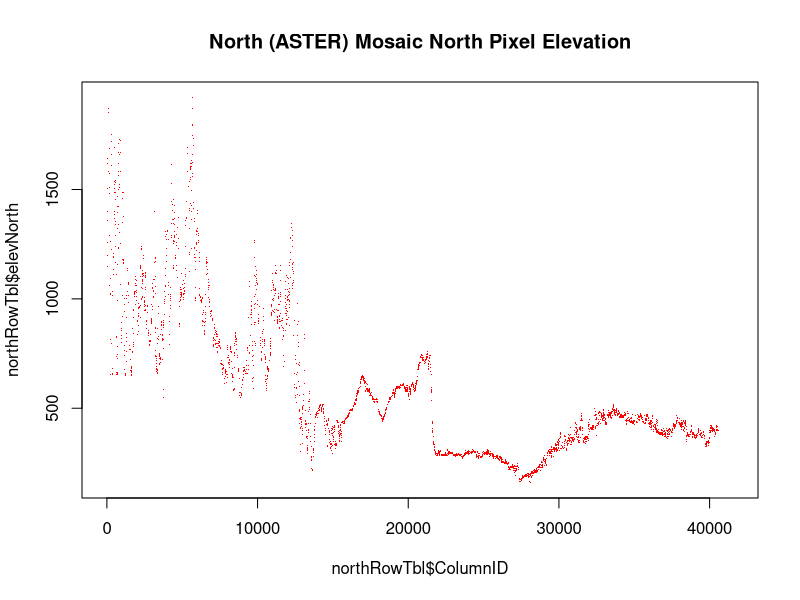
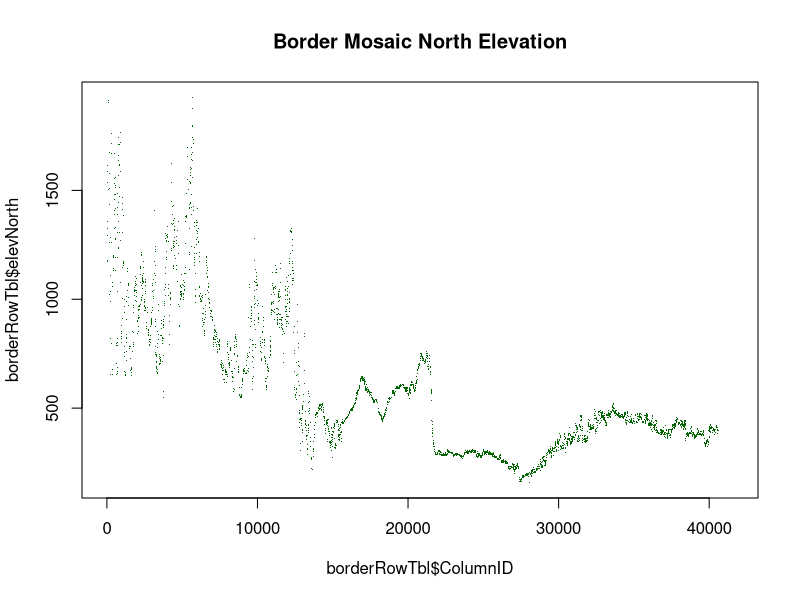
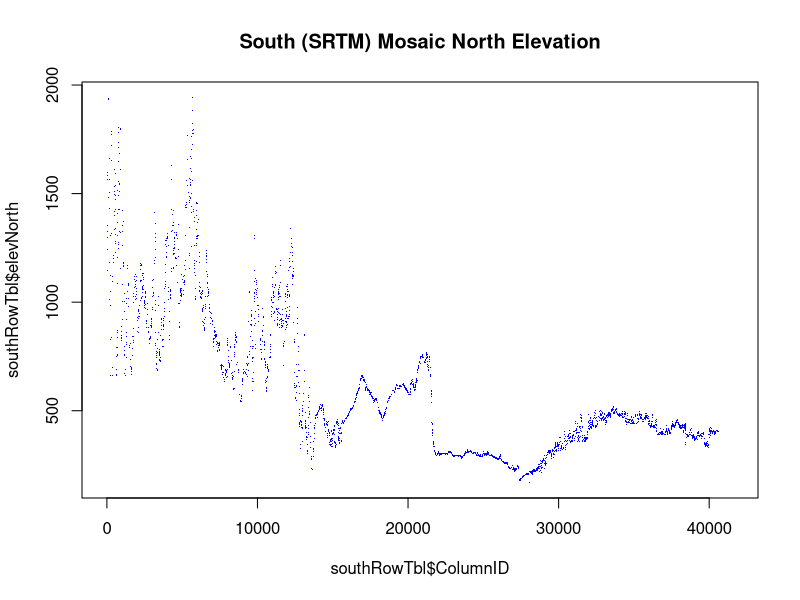
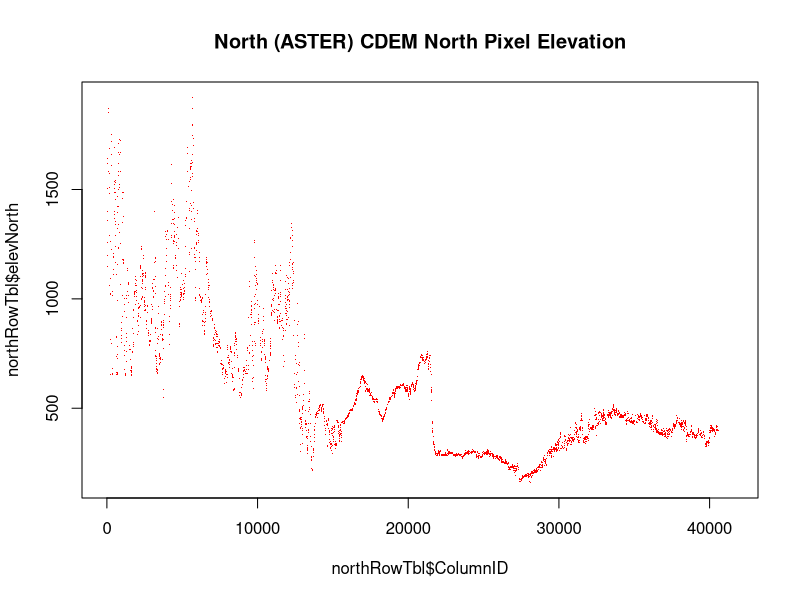
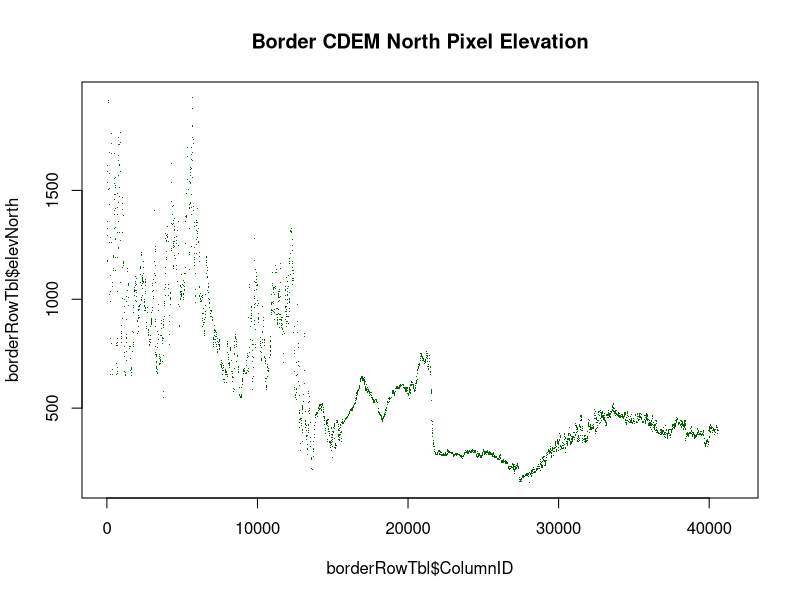
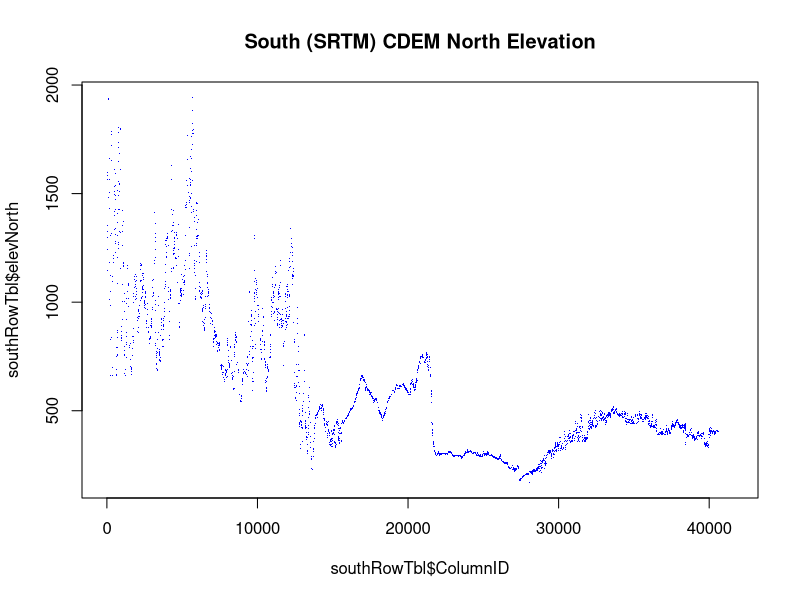
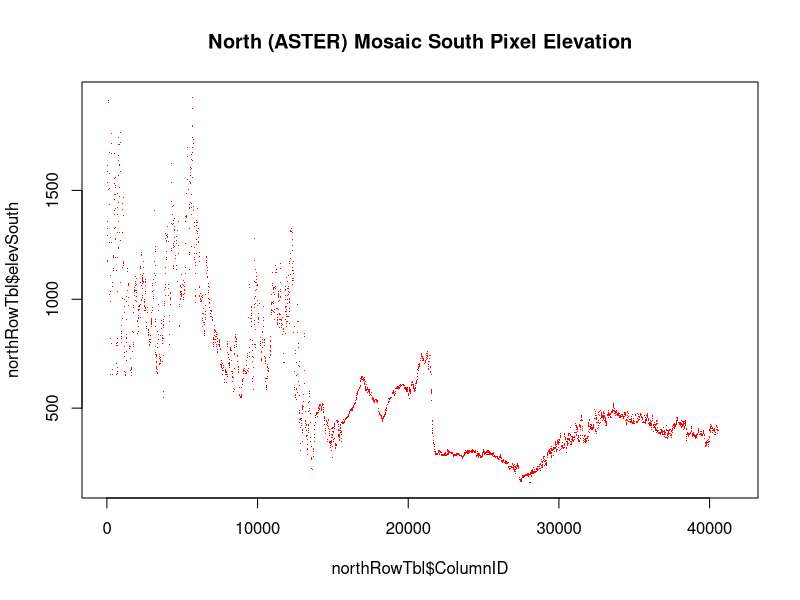
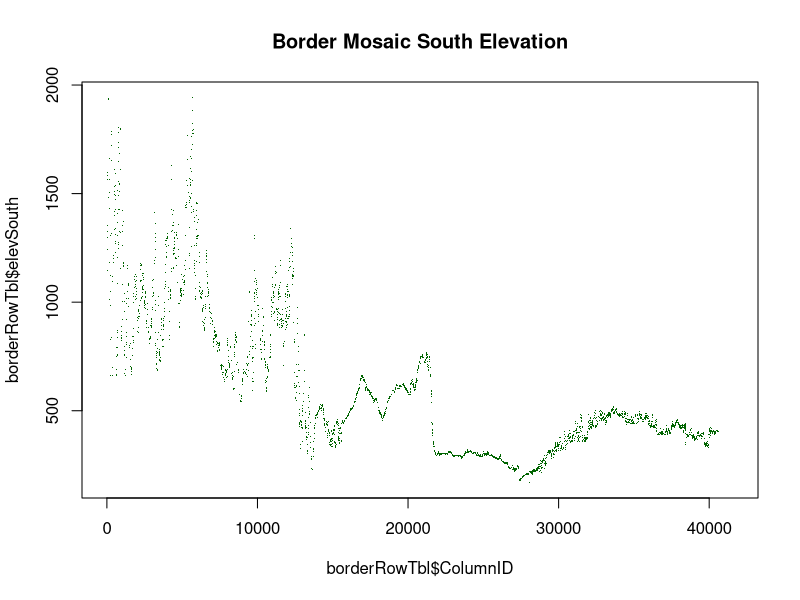

Write R code to recreate these figures, in order.
##############################################################################################
#
# CreateImageDiffPlots
# 
# R script generates collection plots that explore elevation discontinuities 
# border between ASTER and STRM data in mosaic images under development for Iplant.
# Plots overwritten to single graphics device for first version. 
# Panel Plots to be added to next version.
#
# To run:
#
#  1) place this file and the input file "tableForMark4000_5_8_SortColID.csv" in folder
#  2) start R
#  3) > source("MosaicCDEMDifferencePlots.r")
#
# Input file: Csv table containing elevations for randomly-selected point pairs from 
# ASTER/CGIAR mosaic and CDEM images. Table is generated by the script: 'makeImagePairTable.r'
# Author: Rick Reeves, NCEAS
# May 1, 2011
##############################################################################################
#CreateImageDiffPlots <- function()
#{

# Read input table that was sorted OFFLINE in Excel on the first column (ColumnID)

   pointTable <-read.csv("tableForMark4000_5_8_SortColID.csv")
#
# Table created by randomly sampling from two superimposed 
# image: 
#  1) DOM mosaic image comprised of ASTER and SRTM components.
#  2) 'Baseline' Canadian DEM (CDEM) image.
# 
# The input table contains three rows for each randomly-selected
# pixel pair from both images. Each row contains two pixel pairs,
# the first pair drawn from the image mosaic, the second pair
# drawn from the CDEM image: 
#   First pair: North pixel, South pixel (ASTER/SRTM mosaic)
#   Second pair: North pixel, South pixel (CDEM)
#
#  The first row of each 'triplet' contains pixel pairs North of border,
#  The second row contains pixel pairs spanning  border,
#  The third row contains pixel pairs South of border,
#
# This script generates a series of plots that display
# differences between:
#    1) The mosaic and CDEM images
#    2) Image pixels on and away from the ASTER / SRTM boundary.
# 
   northRowIndexes = seq(from=1, to=(nrow(pointTable) - 3),by=3)
   borderRowIndexes = seq(from=2, to=(nrow(pointTable) - 1),by=3)   
   southRowIndexes = seq(from=3, to=(nrow(pointTable)),by=3)
#
# calculate and append the difference between elevations
# and CDEM
# these lines create the inputs for differnce image plots for each of three
# pixel pair subsets: North of border (All Aster), border (combo Aster/Srtm),
#                     South of border (all Srtm)
# 
# First, add the 'difference columns' to the entire table
#
   pointTable <-cbind(pointTable,(pointTable$elevNorth - pointTable$elevSouth))
   pointTable <-cbind(pointTable,(pointTable$cdemNorth - pointTable$cdemSouth))
   pointTable <-cbind(pointTable,(pointTable$elevNorth - pointTable$cdemNorth))
   pointTable <-cbind(pointTable,(pointTable$elevSouth - pointTable$cdemSouth))
#   
   colnames(pointTable)[6] <- "diffMosaicNorthSouth"
   colnames(pointTable)[7] <- "diffCDEMNorthSouth"
   colnames(pointTable)[8] <- "diffNorthMosaicCDEM"
   colnames(pointTable)[9] <- "diffSouthMosaicCDEM"   

# Difference between Mosaic (ASTER or CGIAR or border) 
# and CDEM elevation as pertentage of the mosaic elevation

   pointTable <-cbind(pointTable,(pointTable$diffNorthMosaicCDEM/pointTable$elevNorth * 100)) 
   pointTable <-cbind(pointTable,(pointTable$diffSouthMosaicCDEM/pointTable$elevSouth * 100)) 
   
   colnames(pointTable)[10] <- "magDiffMosaicCDEMNorthPct"
   colnames(pointTable)[11] <- "magDiffMosaicCDEMSouthPct"   

# For the plots, subdivide the table into three segments: 
#     rows north of border
#     rows crossing border
#     rows south of border

   northRowTbl = pointTable[northRowIndexes,]
   borderRowTbl = pointTable[borderRowIndexes,]
   southRowTbl = pointTable[southRowIndexes,]

#
# Create plots
#
# First, plot North/South pixel elevation for North/Border/South subsets 'distance East from Western edge'.
#
   plot(northRowTbl$ColumnID,northRowTbl$elevNorth,main="North (ASTER) Mosaic North Pixel Elevation",col="red",pch=".")
message("Hit key for next plot...")
browser()   
   plot(borderRowTbl$ColumnID,borderRowTbl$elevNorth,main="Border Mosaic North Elevation",col="darkgreen",pch=".")
message("Hit key for next plot...")
browser()   
   plot(southRowTbl$ColumnID,southRowTbl$elevNorth,main="South (SRTM) Mosaic North Elevation",col="blue",pch=".")
message("Hit key for next plot...")
browser()   
   plot(northRowTbl$ColumnID,northRowTbl$elevNorth,main="North (ASTER) CDEM North Pixel Elevation",col="red",pch=".")
message("Hit key for next plot...")
browser()   
   plot(borderRowTbl$ColumnID,borderRowTbl$elevNorth,main="Border CDEM North Pixel Elevation",col="darkgreen",pch=".")
message("Hit key for next plot...")
browser()   
   plot(southRowTbl$ColumnID,southRowTbl$elevNorth,main="South (SRTM) CDEM North Elevation",col="blue",pch=".")
message("Hit key for next plot...")
browser()
   plot(northRowTbl$ColumnID,northRowTbl$elevSouth,main="North (ASTER) Mosaic South Pixel Elevation",col="red",pch=".")
message("Hit key for next plot...")
browser()   
   plot(borderRowTbl$ColumnID,borderRowTbl$elevSouth,main="Border Mosaic South Elevation",col="darkgreen",pch=".")
message("Hit key for next plot...")
browser()   
   plot(southRowTbl$ColumnID,southRowTbl$elevSouth,main="South (SRTM) Mosaic South Elevation",col="blue",pch=".")
message("Hit key for next plot...")
browser()
   plot(northRowTbl$ColumnID,northRowTbl$elevSouth,main="North (ASTER) CDEM South Pixel Elevation",col="red",pch=".")
message("Hit key for next plot...")
browser()   
   plot(borderRowTbl$ColumnID,borderRowTbl$elevSouth,main="Border CDEM South Pixel Elevation",col="darkgreen",pch=".")
message("Hit key for next plot...")
browser()   
   plot(southRowTbl$ColumnID,southRowTbl$elevSouth,main="South (SRTM) CDEM South Elevation",col="blue",pch=".")   
message("Hit key for next plot...")
browser()   
#
# Next, (for now) difference between North and South pixels in pair, for various regions
# 
   plot(northRowTbl$ColumnID,northRowTbl$diffMosaicNorthSouth,main="North (ASTER) Mosaic North/South Diff",col="red",pch=".")
message("Hit key for next plot...")
browser()   
   plot(borderRowTbl$ColumnID,borderRowTbl$diffMosaicNorthSouth,main="Border Mosaic North/South Diff",col="darkgreen",pch=".")
message("Hit key for next plot...")
browser()   
   plot(southRowTbl$ColumnID,southRowTbl$diffMosaicNorthSouth,main="South (SRTM) Mosaic North/South Diff",col="darkgreen",pch=".")   
message("Hit key for next plot...")
browser()   
#   
   plot(northRowTbl$ColumnID,northRowTbl$diffCDEMNorthSouth,main="North (ASTER) CDEM North/South Diff",col="red",pch=".")
message("Hit key for next plot...")
browser()   
   plot(borderRowTbl$ColumnID,borderRowTbl$diffCDEMNorthSouth,main="Border CDEM North/South Diff",col="darkgreen",pch=".")
message("Hit key for next plot...")
browser()   
   plot(southRowTbl$ColumnID,southRowTbl$diffCDEMNorthSouth,main="South (SRTM) CDEM North/South Diff",col="blue",pch=".")
message("Hit key for next plot...")
browser()   

# Next: the Mosaic/CDEM difference divided by the (ASTER or SRTM) elevation
  
  plot(northRowTbl$ColumnID,northRowTbl$magDiffMosaicCDEMNorthPct,col="red",pch=".",main="Elev Diff as PerCent of Mosaic Elev (North)")
message("Hit key for next plot...")
browser()  
  plot(borderRowTbl$ColumnID,borderRowTbl$magDiffMosaicCDEMNorthPct,col="darkgreen",pch=".",main="Elev Diff as PerCent of Mosaic Elev (Border)")  
message("Hit key for next plot...")
browser()  
  plot(southRowTbl$ColumnID,southRowTbl$magDiffMosaicCDEMSouthPct,col="blue",pch=".",main="Elev Diff as PerCent of Mosaic Elev (South)")  
message("Hit key for next plot...")
browser()  
# Finally: Mosaic vs CDEM difference vs elevation (north or south)

  plot(northRowTbl$elevNorth,northRowTbl$diffCDEMNorthSouth,col="red",pch=".",main="ASTER Elev Diff vs Mosaic Elev (North Pixel)")
# plot(northRowTbl$elevSouth,southRowTbl$diffCDEMNorthSouth,col="darkgreen",pch=".",main="ASTER Elev Diff vs Mosaic Elev (South Pixel)")  
message("Hit key for next plot...")
browser()  
  plot(borderRowTbl$elevNorth,borderRowTbl$diffCDEMNorthSouth,col="darkgreen",pch=".",main="Border Elev Diff vs Mosaic Elev (North Pixel)")
#  plot(borderRowTbl$elevSouth,borderRowTbl$diffCDEMNorthSouth,col="darkgreen",pch=".",main="Border Elev Diff vs Mosaic Elev (South Pixel)")  
message("Hit key for next plot...")
browser()  
  plot(southRowTbl$elevNorth,southRowTbl$diffCDEMNorthSouth,col="blue",pch=".",main="SRTM Elev Diff vs Mosaic Elev (North Pixel)")
#  plot(southRowTbl$elevSouth,southRowTbl$diffCDEMNorthSouth,col="darkgreen",pch=".",main="SRTM Elev Diff vs Mosaic Elev (South Pixel)")  
message("end of plots")
#}